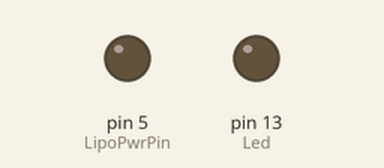
Simulated run of this sketch. Board: Arduino Leonardo, built with avr-gcc and run on an emulated ATmega32U4. Parts: output pins drawn as LEDs (lit = HIGH).

Above: at 4.0 s.
At 12.0 s:
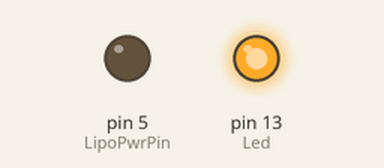
Timing chart, 0 to 20.8 s (numbered marks = the images above):
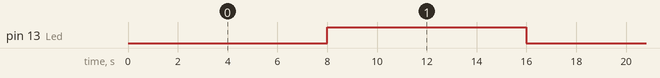

The sketch:

SmsPowerLily900.ino
```cpp
/*
LilyPadUSB.bootloader.extended_fuses=0xce
LilyPadUSB.bootloader.high_fuses=0xd8
LilyPadUSB.bootloader.low_fuses=0xff

This Module is setup to allow for simple low power testing with the SIM900 module from the Atmega32U4 (Arduino Lilypad USB).
Description: This example shows how to send a SMS to a desired phone.
The "Serial" port is related to the pc serial port
The "Serial1" port is related to the uC UART attached to the SIM900 module
This example is based on example code from - http://www.cooking-hacks.com/documentation/tutorials/arduino-gprs-gsm-quadband-sim900
The LowPower Library is gathered from https://github.com/rocketscream/Low-Power
*/

// **** INCLUDES *****
#include "LowPower.h"

int LipoPwrPin = 5;  // Physical load switch that switches power on and off to the SIM900 from the battery
int PowerKeyPin = 6; // A Pin connectoed to the SIM900 through a transistor that commands the Sim900 to switch on and off.
int Led = 13;    // Heartbeat Led

int8_t answer;
int onModulePin= 2;
char aux_string[30];
char sms_string[140];
char phone_number[]="9374308516";
float TempF;

void setup() {
  // initialize both serial ports:
  Serial.begin(9600);
  Serial1.begin(9600);

  // initialize the Led pin as an output.
  pinMode(Led, OUTPUT);

  //init power pins
  pinMode(LipoPwrPin, OUTPUT);
  digitalWrite(LipoPwrPin,LOW);
  pinMode(PowerKeyPin, OUTPUT);
}


void loop()
{
    // 1. Enter power down state for 8 s with ADC and BOD module disabled
    LowPower.powerDown(SLEEP_8S, ADC_OFF, BOD_OFF);

    // Turn Led On
    LedOn();
    delay(8000);
    LedOff();
}

void power_on(){

    uint8_t answer=0;

    // checks if the module is started
    answer = sendATcommand("AT", "OK", 2000);
    if (answer == 0)
    {
        // turn on power from the battery
        digitalWrite(LipoPwrPin,HIGH);
        delay(3000);
        // power on pulse
        digitalWrite(PowerKeyPin,HIGH);
        delay(3000);
        digitalWrite(PowerKeyPin,LOW);

        // waits for an answer from the module
        while(answer == 0){     // Send AT every two seconds and wait for the answer
            answer = sendATcommand("AT", "OK", 2000);
        }
    }

}

int8_t sendATcommand(char* ATcommand, char* expected_answer, unsigned int timeout){

    uint8_t x=0,  answer=0;
    char response[100];
    unsigned long previous;

    memset(response, '\0', 100);    // Initialice the string

    delay(100);

    while( Serial1.available() > 0) Serial1.read();    // Clean the input buffer

    Serial1.println(ATcommand);    // Send the AT command


    x = 0;
    previous = millis();

    // this loop waits for the answer
    do{
        // if there are data in the UART input buffer, reads it and checks for the asnwer
        if(Serial1.available() != 0){
            response[x] = Serial1.read();
            x++;
            // check if the desired answer is in the response of the module
            if (strstr(response, expected_answer) != NULL)
            {
                answer = 1;
            }
        }
    // Waits for the asnwer with time out
    }while((answer == 0) && ((millis() - previous) < timeout));

    return answer;
}

int8_t sendSMS(char* SMSmessage){

Serial.print("Setting SMS mode...");
    sendATcommand("AT+CMGF=1", "OK", 1000);    // sets the SMS mode to text
    Serial.println("Sending SMS");

    sprintf(aux_string,"AT+CMGS=\"%s\"", phone_number);
    answer = sendATcommand(aux_string, ">", 2000);    // send the SMS number
    if (answer == 1)
    {
        Serial.println(SMSmessage);
        Serial1.println(SMSmessage);
        Serial1.write(0x1A);

        answer = sendATcommand("", "OK", 20000);
        if (answer == 1)
        {
            Serial.print("Sent ");
        }
        else
        {
            Serial.print("TimeOut");
        }
    }
    else
    {
        Serial.print("error ");
        Serial.println(answer, DEC);
    }
     return answer;
}


float GetTempF() {
  // Get Temperature of TC1046
  float temp;
  temp = analogRead(0) / 1024.0 * 3.3;
  temp = (temp - 0.424) / 0.00625;
  temp = (temp * 1.8) + 32.0;
  Serial.print("Temperature F =  ");
  Serial.println(temp,2);
  return temp;
}

// Led On
void LedOn(){
  digitalWrite(Led,HIGH);
}
// Led Off
void LedOff(){
  digitalWrite(Led,LOW);
}
```

Measured:
- by itself, pin 13 (Led): alternates HIGH for 8.0 s and LOW for 8.0 s
